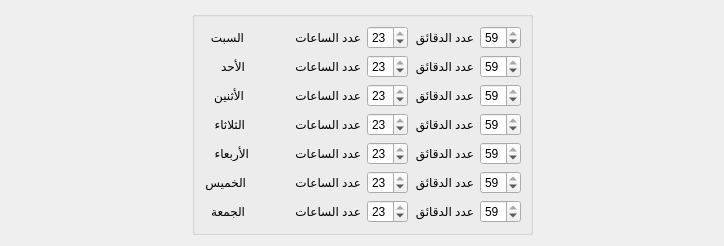
     <widget class="QWidget" name="page_2">
      <layout class="QHBoxLayout" name="horizontalLayout_3">
       <item>
        <spacer name="horizontalSpacer_14">
         <property name="orientation">
          <enum>Qt::Horizontal</enum>
         </property>
         <property name="sizeHint" stdset="0">
          <size>
           <width>181</width>
           <height>20</height>
          </size>
         </property>
        </spacer>
       </item>
       <item>
        <widget class="QGroupBox" name="timesCounterGroupBox">
         <property name="title">
          <string/>
         </property>
         <property name="flat">
          <bool>true</bool>
         </property>
         <layout class="QGridLayout" name="gridLayout_6">
          <item row="0" column="0">
           <layout class="QHBoxLayout" name="horizontalLayout">
            <item>
             <widget class="QLabel" name="label_14">
              <property name="text">
               <string>السبت  </string>
              </property>
             </widget>
            </item>
            <item>
             <spacer name="horizontalSpacer_5">
              <property name="orientation">
               <enum>Qt::Horizontal</enum>
              </property>
              <property name="sizeHint" stdset="0">
               <size>
                <width>40</width>
                <height>20</height>
               </size>
              </property>
             </spacer>
            </item>
            <item>
             <widget class="QLabel" name="label_42">
              <property name="text">
               <string>عدد الساعات</string>
              </property>
             </widget>
            </item>
            <item>
             <widget class="QSpinBox" name="day_h_1">
              <property name="maximum">
               <number>23</number>
              </property>
              <property name="value">
               <number>23</number>
              </property>
             </widget>
            </item>
            <item>
             <widget class="QLabel" name="label_43">
              <property name="text">
               <string>عدد الدقائق</string>
              </property>
             </widget>
            </item>
            <item>
             <widget class="QSpinBox" name="day_m_1">
              <property name="maximum">
               <number>59</number>
              </property>
              <property name="value">
               <number>59</number>
              </property>
             </widget>
            </item>
           </layout>
          </item>
          <item row="1" column="0">
           <layout class="QHBoxLayout" name="horizontalLayout_2">
            <item>
             <widget class="QLabel" name="label_15">
              <property name="text">
               <string>الأحد     </string>
              </property>
             </widget>
            </item>
            <item>
             <spacer name="horizontalSpacer_6">
              <property name="orientation">
               <enum>Qt::Horizontal</enum>
              </property>
              <property name="sizeHint" stdset="0">
               <size>
                <width>40</width>
                <height>20</height>
               </size>
              </property>
             </spacer>
            </item>
            <item>
             <widget class="QLabel" name="label_44">
              <property name="text">
               <string>عدد الساعات</string>
              </property>
             </widget>
            </item>
            <item>
             <widget class="QSpinBox" name="day_h_2">
              <property name="maximum">
               <number>23</number>
              </property>
              <property name="value">
               <number>23</number>
              </property>
             </widget>
            </item>
            <item>
             <widget class="QLabel" name="label_45">
              <property name="text">
               <string>عدد الدقائق</string>
              </property>
             </widget>
            </item>
            <item>
             <widget class="QSpinBox" name="day_m_2">
              <property name="maximum">
               <number>59</number>
              </property>
              <property name="value">
               <number>59</number>
              </property>
             </widget>
            </item>
           </layout>
          </item>
          <item row="2" column="0">
           <layout class="QHBoxLayout" name="horizontalLayout_5">
            <item>
             <widget class="QLabel" name="label_18">
              <property name="text">
               <string>الأثنين   </string>
              </property>
             </widget>
            </item>
            <item>
             <spacer name="horizontalSpacer_9">
              <property name="orientation">
               <enum>Qt::Horizontal</enum>
              </property>
              <property name="sizeHint" stdset="0">
               <size>
                <width>40</width>
                <height>20</height>
               </size>
              </property>
             </spacer>
            </item>
            <item>
             <widget class="QLabel" name="label_50">
              <property name="text">
               <string>عدد الساعات</string>
              </property>
             </widget>
            </item>
            <item>
             <widget class="QSpinBox" name="day_h_3">
              <property name="maximum">
               <number>23</number>
              </property>
              <property name="value">
               <number>23</number>
              </property>
             </widget>
            </item>
            <item>
             <widget class="QLabel" name="label_51">
              <property name="text">
               <string>عدد الدقائق</string>
              </property>
             </widget>
            </item>
            <item>
             <widget class="QSpinBox" name="day_m_3">
              <property name="maximum">
               <number>59</number>
              </property>
              <property name="value">
               <number>59</number>
              </property>
             </widget>
            </item>
           </layout>
          </item>
          <item row="3" column="0">
           <layout class="QHBoxLayout" name="horizontalLayout_6">
            <item>
             <widget class="QLabel" name="label_41">
              <property name="text">
               <string>الثلاثاء   </string>
              </property>
             </widget>
            </item>
            <item>
             <spacer name="horizontalSpacer_10">
              <property name="orientation">
               <enum>Qt::Horizontal</enum>
              </property>
              <property name="sizeHint" stdset="0">
               <size>
                <width>40</width>
                <height>20</height>
               </size>
              </property>
             </spacer>
            </item>
            <item>
             <widget class="QLabel" name="label_52">
              <property name="text">
               <string>عدد الساعات</string>
              </property>
             </widget>
            </item>
            <item>
             <widget class="QSpinBox" name="day_h_4">
              <property name="maximum">
               <number>23</number>
              </property>
              <property name="value">
               <number>23</number>
              </property>
             </widget>
            </item>
            <item>
             <widget class="QLabel" name="label_53">
              <property name="text">
               <string>عدد الدقائق</string>
              </property>
             </widget>
            </item>
            <item>
             <widget class="QSpinBox" name="day_m_4">
              <property name="maximum">
               <number>59</number>
              </property>
              <property name="value">
               <number>59</number>
              </property>
             </widget>
            </item>
           </layout>
          </item>
          <item row="4" column="0">
           <layout class="QHBoxLayout" name="horizontalLayout_7">
            <item>
             <widget class="QLabel" name="label_54">
              <property name="text">
               <string>الأربعاء   </string>
              </property>
             </widget>
            </item>
            <item>
             <spacer name="horizontalSpacer_11">
              <property name="orientation">
               <enum>Qt::Horizontal</enum>
              </property>
              <property name="sizeHint" stdset="0">
               <size>
                <width>40</width>
                <height>20</height>
               </size>
              </property>
             </spacer>
            </item>
            <item>
             <widget class="QLabel" name="label_55">
              <property name="text">
               <string>عدد الساعات</string>
              </property>
             </widget>
            </item>
            <item>
             <widget class="QSpinBox" name="day_h_5">
              <property name="maximum">
               <number>23</number>
              </property>
              <property name="value">
               <number>23</number>
              </property>
             </widget>
            </item>
            <item>
             <widget class="QLabel" name="label_56">
              <property name="text">
               <string>عدد الدقائق</string>
              </property>
             </widget>
            </item>
            <item>
             <widget class="QSpinBox" name="day_m_5">
              <property name="maximum">
               <number>59</number>
              </property>
              <property name="value">
               <number>59</number>
              </property>
             </widget>
            </item>
           </layout>
          </item>
          <item row="5" column="0">
           <layout class="QHBoxLayout" name="horizontalLayout_8">
            <item>
             <widget class="QLabel" name="label_57">
              <property name="text">
               <string>الخميس</string>
              </property>
             </widget>
            </item>
            <item>
             <spacer name="horizontalSpacer_12">
              <property name="orientation">
               <enum>Qt::Horizontal</enum>
              </property>
              <property name="sizeHint" stdset="0">
               <size>
                <width>40</width>
                <height>20</height>
               </size>
              </property>
             </spacer>
            </item>
            <item>
             <widget class="QLabel" name="label_58">
              <property name="text">
               <string>عدد الساعات</string>
              </property>
             </widget>
            </item>
            <item>
             <widget class="QSpinBox" name="day_h_6">
              <property name="maximum">
               <number>23</number>
              </property>
              <property name="value">
               <number>23</number>
              </property>
             </widget>
            </item>
            <item>
             <widget class="QLabel" name="label_59">
              <property name="text">
               <string>عدد الدقائق</string>
              </property>
             </widget>
            </item>
            <item>
             <widget class="QSpinBox" name="day_m_6">
              <property name="maximum">
               <number>59</number>
              </property>
              <property name="value">
               <number>59</number>
              </property>
             </widget>
            </item>
           </layout>
          </item>
          <item row="6" column="0">
           <layout class="QHBoxLayout" name="horizontalLayout_9">
            <item>
             <widget class="QLabel" name="label_60">
              <property name="text">
               <string>الجمعة  </string>
              </property>
             </widget>
            </item>
            <item>
             <spacer name="horizontalSpacer_13">
              <property name="orientation">
               <enum>Qt::Horizontal</enum>
              </property>
              <property name="sizeHint" stdset="0">
               <size>
                <width>40</width>
                <height>20</height>
               </size>
              </property>
             </spacer>
            </item>
            <item>
             <widget class="QLabel" name="label_61">
              <property name="text">
               <string>عدد الساعات</string>
              </property>
             </widget>
            </item>
            <item>
             <widget class="QSpinBox" name="day_h_7">
              <property name="maximum">
               <number>23</number>
              </property>
              <property name="value">
               <number>23</number>
              </property>
             </widget>
            </item>
            <item>
             <widget class="QLabel" name="label_62">
              <property name="text">
               <string>عدد الدقائق</string>
              </property>
             </widget>
            </item>
            <item>
             <widget class="QSpinBox" name="day_m_7">
              <property name="maximum">
               <number>59</number>
              </property>
              <property name="value">
               <number>59</number>
              </property>
             </widget>
            </item>
           </layout>
          </item>
         </layout>
        </widget>
       </item>
       <item>
        <spacer name="horizontalSpacer_15">
         <property name="orientation">
          <enum>Qt::Horizontal</enum>
         </property>
         <property name="sizeHint" stdset="0">
          <size>
           <width>180</width>
           <height>20</height>
          </size>
         </property>
        </spacer>
       </item>
      </layout>
     </widget>
